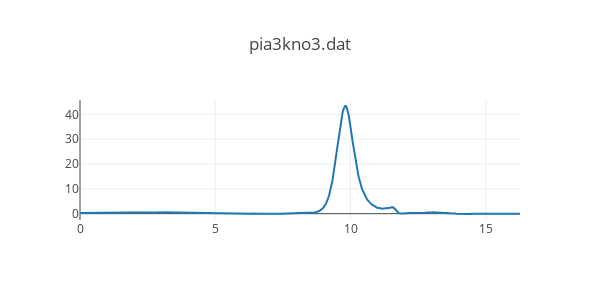

Notebook cell for this chart:
### Code cell
# Analiza SEC

import matplotlib.pyplot as plt
import numpy as np
from scipy import stats
from scipy.integrate import simps
import plotly
import plotly.graph_objs as go
%matplotlib inline


### wpisać: współcznniki kalibrcji
a = -1.087
b = 14.63

### wpisać: nazwę pliku z chromatogramem
plik = 'pia3kno3.dat'




chromatogram=np.loadtxt(plik)
x=chromatogram[:,0]
y=chromatogram[:,1]
plotly.offline.init_notebook_mode(connected=True)
plotly.offline.iplot({
    "data": [go.Scatter(x=x, y=y)],
    "layout": go.Layout(title=plik,width=600,height=300)
})

### Figure 1 — Plotly figure (JSON) as saved in the notebook; plotly's stock layout.template omitted (floating-point values rounded to 4 significant figures; data arrays with more than 128 entries replaced by an {"elided": "..."} marker saying what was removed)
{"data": [{"type": "scatter", "uid": "c466a06d-d3ed-47c8-a528-f9948656e54b", "x": {"elided": "976 float values"}, "y": {"elided": "976 float values"}}], "layout": {"height": 300, "title": {"text": "pia3kno3.dat"}, "width": 600}}
